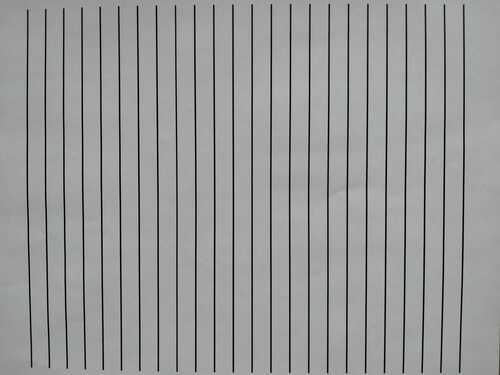
//> input picture Prácticas/Práctica 2: Histogramas, Bordes y Regiones/src/Opción 3: Líneas de Hough/lines.jpg, 500 x 375 px
$ ./main   (built with g++ and OpenCV 4)
//> lines starting //> are read from the running program, lines starting //| are printed output that depends on the picture; after the words box and inside, x2 and y2 are one past the last pixel; in counts of white or black regions, pixels touching at a corner belong together
#include "opencv2/imgcodecs.hpp"
#include "opencv2/highgui.hpp"
#include "opencv2/imgproc.hpp"

// Declare the output variables
cv::Mat src, dst, colorSrc;
int accumulatorThreshold = 200;

// drawHoughLines() function
// Calculate the linear Hough transform
void
drawHoughLines(int, void*)
{
    cv::Mat cdst;

    // Edge detection
    cv::Canny(src, dst, 50, 200, 3);
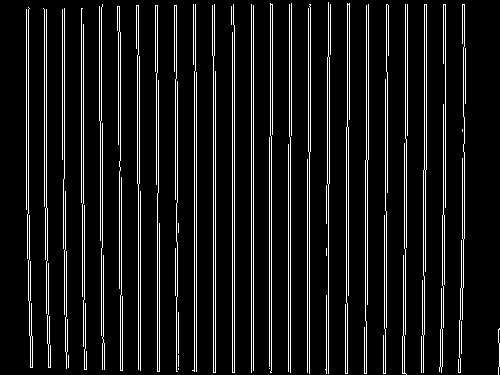
//> dst: 375 rows x 500 cols, CV_8UC1; 9.1% white in thin lines or dots

    // Copy edges to the images that will display the results in BGR
    cv::cvtColor(src, colorSrc, cv::COLOR_GRAY2BGR);

    // Standard Hough Line Transform
    std::vector<cv::Vec2f> lines;   // will hold the results of the detection (rho, theta)
    cv::HoughLines(dst, lines, 1, CV_PI / 180, accumulatorThreshold, 0, 0);   // runs the actual detection
//> lines = 37 lines (rho, theta), first 12: [251, 0], [253, 0], [234, 0], [232, 0], [213, 0], [215, 0], [194, 0], [196, 0], [46, 0], [28, 0], [157, 0], [-43, 3.12]

    // Draw the lines
    for (size_t i = 0; i < lines.size(); i++) {
        float rho = lines[i][0], theta = lines[i][1];
        cv::Point pt1, pt2;
        double a = cos(theta), b = sin(theta);
        double x0 = a * rho, y0 = b * rho;
        pt1.x = cvRound(x0 + 1000 * (-b));
        pt1.y = cvRound(y0 + 1000 * (a));
        pt2.x = cvRound(x0 - 1000 * (-b));
        pt2.y = cvRound(y0 - 1000 * (a));
        cv::line(colorSrc, pt1, pt2, cv::Scalar(0, 0, 255), 2, cv::LINE_AA);
    }
//> this loop made 37 passes
//> (rho, theta, a, b, x0, y0) on passes 1 to 12: (251, 0, 1, 0, 251, 0), (253, 0, 1, 0, 253, 0), (234, 0, 1, 0, 234, 0), (232, 0, 1, 0, 232, 0), (213, 0, 1, 0, 213, 0), (215, 0, 1, 0, 215, 0), (194, 0, 1, 0, 194, 0), (196, 0, 1, 0, 196, 0), (46, 0, 1, 0, 46, 0), (28, 0, 1, 0, 28, 0), (157, 0, 1, 0, 157, 0), (-43, 3.12, -1, 0.0175, 42.99, -0.75)
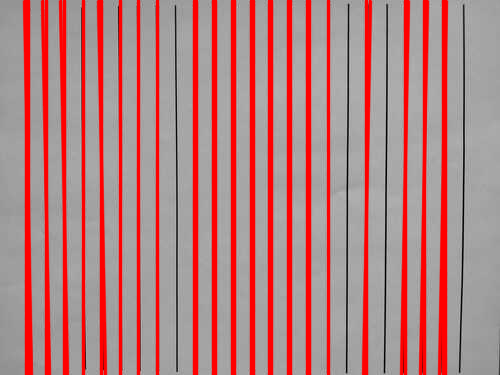
//> colorSrc: 375 rows x 500 cols, CV_8UC3; mean B, G, R 129.4, 129.4, 180.1

    // Write text in an image
    std::string text = "N: " + std::to_string(lines.size());
//> text = "N: 37"
    cv::putText(colorSrc, text, cv::Point(10, 20),
            cv::FONT_HERSHEY_SIMPLEX, 0.5, cv::Scalar(0, 0, 255));
//> colorSrc: 375 rows x 500 cols, CV_8UC3; 67 pixels changed, all inside (x1, y1, x2, y2) = (12, 10, 54, 21)

    // Show results
    cv::imshow("OPTION 3", colorSrc);
}

int
main(int argc, char **argv)
{
    // Declare the output variables
    const char *default_file = "lines.jpg";
    const char *filename = argc >= 2 ? argv[1] : default_file;

    // Load an image
    src = cv::imread(cv::samples::findFile(filename), cv::IMREAD_GRAYSCALE);

    // Check if image is loaded fine
    if (src.empty()) {
        printf("Error opening image\n");
        return -1;
    }

    // Show results
    cv::namedWindow("OPTION 3");
    cv::createTrackbar("Hough accumulator [0-255]", "OPTION 3", &accumulatorThreshold, 255, drawHoughLines);
    drawHoughLines(0, 0);

    // Wait and Exit
    cv::waitKey();
    return 0;
}
